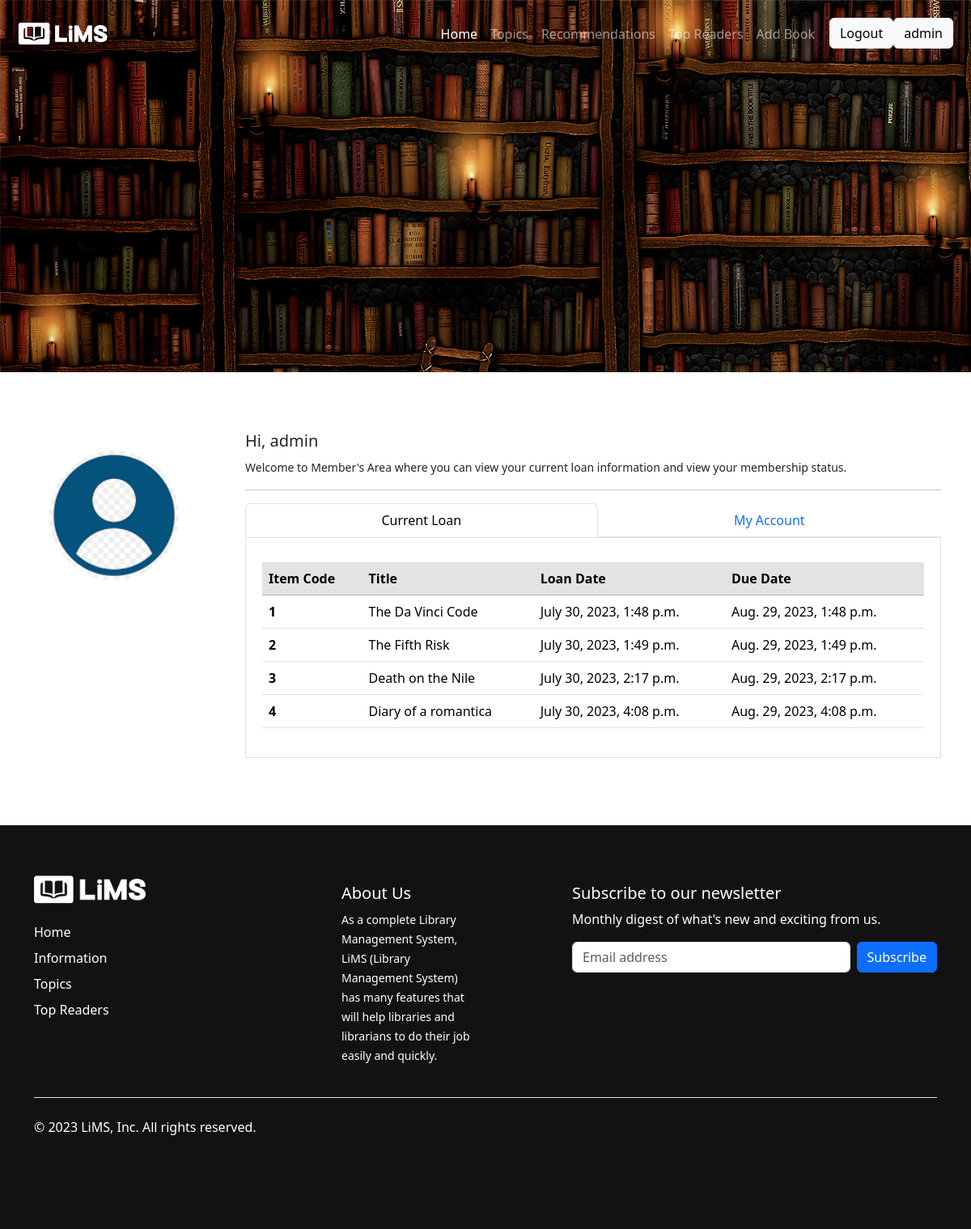
The app's page /profile (signed in) with its own data.
### sampleApp/models.py (models this page shows, shortened)
class User(AbstractUser):
    username = models.CharField(
        max_length=150,
        unique=True,
        default='default_username'
    )
    user_permissions = models.ManyToManyField(
        'auth.Permission',
        verbose_name='user permissions',
        blank=True,
        related_name='custom_user_set'
    )
    groups = models.ManyToManyField(
        'auth.Group',
        verbose_name='user groups',
        blank=True,
        related_name='custom_user_set'
    )
    profile_image = models.ImageField(upload_to='covers/profile' ,default='covers/profile/user.png')

class BookIssue(models.Model):
    user = models.ForeignKey(User, on_delete=models.CASCADE)
    book = models.ForeignKey(Book, on_delete=models.CASCADE)
    issued_at = models.DateTimeField(auto_now_add=True)
    returned_at = models.DateTimeField(null=True, blank=True)

class Book(models.Model):
    id = models.UUIDField(default = uuid.uuid4, primary_key=True)
    title = models.CharField(max_length=200)
    description = models.TextField()
    cover_image = models.ImageField(upload_to='covers/')
    categories = models.ManyToManyField(Category)
    author = models.CharField(max_length=20)
    availability = models.IntegerField(default=0)
    language = models.CharField(max_length=20)
    isbn = models.CharField(max_length=50)
    year = models.IntegerField(blank=True, validators=[MinValueValidator(1800), MaxValueValidator(2023)])

### sampleApp/views.py (the view)
# urls.py: path('profile', views.profile, name="profile"),
def profile(request):
    user = request.user
    issued_books = BookIssue.objects.select_related('book').filter(user=user)
    return render(request, 'profile.html',{'user': user, 'issued_books':issued_books})

### templates/profile.html (shortened to what this page needs)
{% load static %}
<!DOCTYPE html>
<html lang="en">
<head>
    <link href="https://cdn.jsdelivr.net/npm/bootstrap@5.3.1/dist/css/bootstrap.min.css" rel="stylesheet"
>
</head>
<body>
    <div class="header-background" style="height: 460px; background-image: url(static/images/bg.jpg)">
        <nav class="navbar navbar-expand-lg navbar-dark shadow-5-strong">
            <div class="container-fluid">
                <a class="navbar-brand" href="/#">
                    <img src="{% static 'images/logo-bw.png' %}" alt="" style="height: 58px;">
                </a>
                <div class="collapse navbar-collapse" id="navbarText">
                    <ul class="navbar-nav mb-2 mb-lg-0 justify-content-end">
                        <li class="nav-item">
                            <a class="nav-link active" aria-current="page" href="/#">Home</a>
                        </li>
                        <li class="nav-item">
                            <a class="nav-link" href="/#topics">Topics</a>
                        </li>
                        <li class="nav-item">
                            <a class="nav-link" href="/#recom">Recommendations</a>
                        </li>
                        <li class="nav-item">
                            <a class="nav-link" href="/#topread">Top Readers</a>
                        </li>
                        {% if user.is_authenticated %}
                        {% if user.is_superuser == 1 %}
                        <li class="nav-item">
                            <a class="nav-link" href="/add_book">Add Book</a>
                        </li>
                        {% endif %}
                        <li class="nav-item login-reg-btn">
                            <div class="btn-group" role="group" aria-label="Basic example">
                                <a href="/logout"><button type="button" class="btn btn-light">Logout</button></a>
                                <a href="/profile"><button type="button" class="btn btn-light">{{user.username}}</button></a>
                            </div>
                        </li>
                        {% endif %}
                    </ul>
                </div>
            </div>
        </nav>
    </div>
    <div class="container-fluid body-content">
        <div class="d-flex user-content">
            <div class="pfp-section">
                <div class="p-4 d-flex justify-content-center">
                    <img src="{{user.profile_image.url}}" class="pfp-img" alt="" style="height: 160px; width: 160px; object-fit: cover;">
                </div>
            </div>
            <div class="flex-grow-1 user-details">
                <h5>Hi, {{user.username}}</h5>
                <small>Welcome to Member's Area where you can view your current loan information and view your
                    membership status.</small>
                <hr>
                <ul class="nav nav-tabs nav-fill" id="myTab" role="tablist">
                    <li class="nav-item" role="presentation">
                        <button class="nav-link active" id="current-tab" data-bs-toggle="tab"
                            data-bs-target="#current-tab-pane" type="button" role="tab" aria-controls="current-tab-pane"
                            aria-selected="true">Current Loan</button>
                    </li>
                    <li class="nav-item" role="presentation">
                        <button class="nav-link" id="account-tab" data-bs-toggle="tab"
                            data-bs-target="#account-tab-pane" type="button" role="tab" aria-controls="account-tab-pane"
                            aria-selected="false">My Account</button>
                    </li>
                </ul>
                <div class="tab-content" id="myTabContent">
                    <div class="tab-pane fade show active user-tab" id="current-tab-pane" role="tabpanel"
                        aria-labelledby="current-tab" tabindex="0">
                        <table class="table table-hover user-table">
                            <thead>
                                <tr class="table-secondary">
                                    <th scope="col">Item Code</th>
                                    <th scope="col">Title</th>
                                    <th scope="col">Loan Date</th>
                                    <th scope="col">Due Date</th>
                                </tr>
                            </thead>
                            <tbody>
                                {% for issue in issued_books %}
                                <tr>
                                    <th scope="row">{{ forloop.counter }}</th>
                                    <td>{{ issue.book.title }}</td>
                                    <td>{{ issue.issued_at }}</td>
                                    <td>{{ issue.returned_at }}</td>
                                </tr>
                                {% endfor %}
                            </tbody>
                        </table>
                    </div>
                </div>
            </div>
        </div>
    </div>
    <div class="container-fluid footer-section">
        <div class="container">
            <footer class="py-5">
                <div class="row">
                    <div class="col-6 col-md-2 mb-3">
                <h5><img src="{% static 'images/logo-bw-ftr.png' %}" alt="" height="64px"></h5>
                        <ul class="nav flex-column">
                            <li class="nav-item mb-2"><a href="#" class="nav-link p-0 ">Home</a></li>
                            <li class="nav-item mb-2"><a href="#" class="nav-link p-0 ">Information</a></li>
                            <li class="nav-item mb-2"><a href="#" class="nav-link p-0 ">Topics</a></li>
                            <li class="nav-item mb-2"><a href="#" class="nav-link p-0 ">Top Readers</a></li>
                        </ul>
                    </div>
                    <div class="col-6 col-md-2 mb-3">
                    </div>
                    <div class="col-6 col-md-2 mb-3">
                        <br>
                        <h5>About Us</h5>
                        <small>As a complete Library Management System, LiMS (Library Management System) has many
                            features that will help libraries and librarians to do their job easily and quickly.</small>
                    </div>
                    <div class="col-md-5 offset-md-1 mb-3">
                        <br>
                        <form>
                            <h5>Subscribe to our newsletter</h5>
                            <p>Monthly digest of what's new and exciting from us.</p>
                            <div class="d-flex flex-column flex-sm-row w-100 gap-2">
                                <input id="newsletter1" type="text" class="form-control" placeholder="Email address">
                                <button class="btn btn-primary" type="button">Subscribe</button>
                            </div>
                        </form>
                    </div>
                </div>
                <div class="d-flex flex-column flex-sm-row justify-content-between py-4 my-4 border-top">
                    <p>© 2023 LiMS, Inc. All rights reserved.</p>
                    <ul class="list-unstyled d-flex">
                        <li class="ms-3"><a class="link-dark" href="#"><svg class="bi" width="24" height="24">
                                    <use xlink:href="#twitter"></use>
                                </svg></a></li>
                        <li class="ms-3"><a class="link-dark" href="#"><svg class="bi" width="24" height="24">
                                    <use xlink:href="#instagram"></use>
                                </svg></a></li>
                        <li class="ms-3"><a class="link-dark" href="#"><svg class="bi" width="24" height="24">
                                    <use xlink:href="#facebook"></use>
                                </svg></a></li>
                    </ul>
                </div>
            </footer>
        </div>
    </div>
</body>
</html>

### templates/profile.html (style rules this page uses)
.navbar-nav { margin-left: auto; }
.body-content { padding-top: 3em; }
.user-content { gap: 0.5em; }
.pfp-section { background-color: #FFFFFF; height: 512px; padding: 25px; }
.pfp-img { border-radius: 50%; }
.login-reg-btn { margin: 0 10px; }
.user-details { background-color: #ffffff; padding: 25px; border-radius: 10px; }
.user-tab { background-color: #FFFFFF; border: 1px solid #DEE2E6; padding: 20px; }
.user-table { margin-top: 10px; }
.footer-section { background-color: #121212; color: #FFFFFF; }
.footer-section a { color: #FFFFFF; }

### records on screen
User: username "admin", profile_image (placeholder picture)
BookIssue: book "The Da Vinci Code", issued_at "July 30, 2023, 1:48 p.m.", returned_at "Aug. 29, 2023, 1:48 p.m."
BookIssue: book "The Fifth Risk", issued_at "July 30, 2023, 1:49 p.m.", returned_at "Aug. 29, 2023, 1:49 p.m."
BookIssue: book "Death on the Nile", issued_at "July 30, 2023, 2:17 p.m.", returned_at "Aug. 29, 2023, 2:17 p.m."
BookIssue: book "Diary of a romantica", issued_at "July 30, 2023, 4:08 p.m.", returned_at "Aug. 29, 2023, 4:08 p.m."
